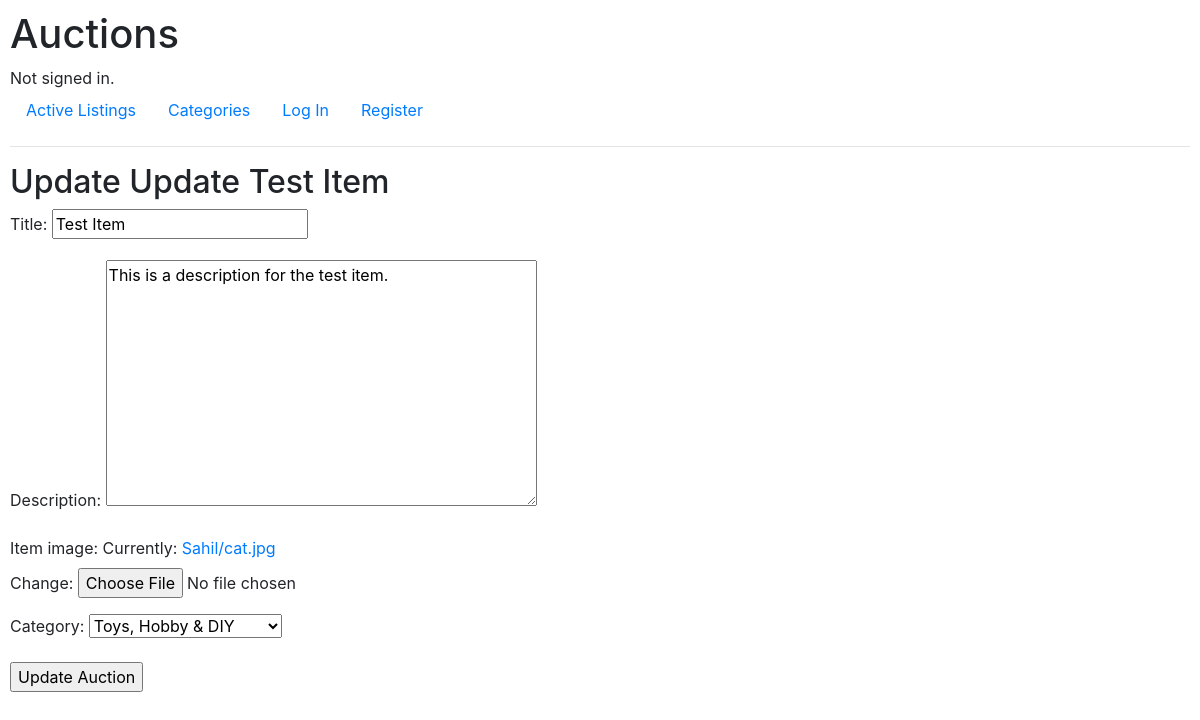
Before: /auction/5/update with the older database file.
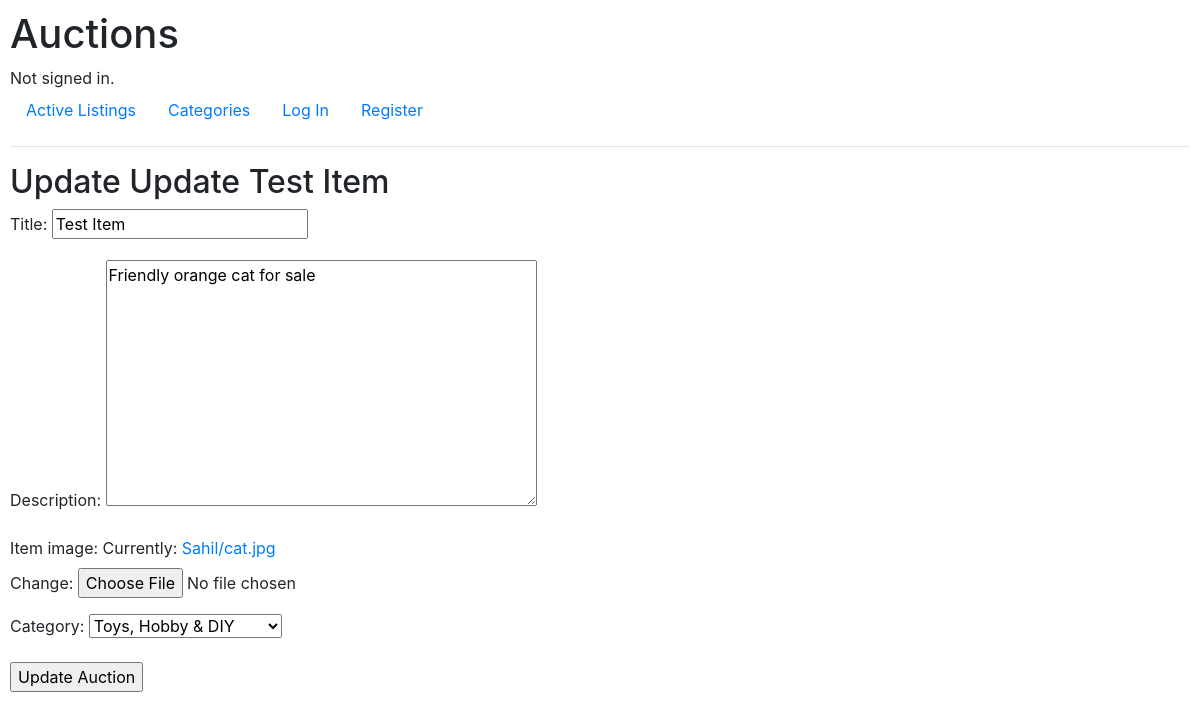
After: the same page with the newer database file.
### auctions/models.py (models this page shows, shortened)
class AuctionItem(models.Model):
    title = models.CharField(max_length=64)
    description = models.TextField()
    current_price = models.DecimalField(max_digits=8, decimal_places=2)
    item_image = models.ImageField(
        upload_to=get_image_path,
        default='default.png'
    )
    category = models.ForeignKey(
        Category,
        on_delete=models.SET_NULL,
        blank=True,
        null=True,
        related_name='auction_items'
    )
    creator = models.ForeignKey(
        User,
        on_delete=models.CASCADE,
        related_name='auctions_created'
    )
    is_active = models.BooleanField(default=True)
    winner = models.ForeignKey(
        User,
        on_delete=models.SET_NULL,
        blank=True,
        null=True,
        related_name='auctions_won'
    )
    creation_date = models.DateTimeField(auto_now_add=True)
    closing_date = models.DateTimeField(blank=True, null=True)
    last_modified = models.DateTimeField(auto_now=True)

### auctions/views.py (the view)
def update_auction_item(request, auction_id):
    try:
        auction_item = AuctionItem.objects.get(pk=auction_id)
    except ObjectDoesNotExist:
        pass
    has_bids = 1 if auction_item.bids.count() > 0 else 0
    if request.method == 'POST':
        auction_item_form = AuctionItemForm(
            request.POST, request.FILES, instance=auction_item, has_bids=has_bids)
        if auction_item_form.is_valid():
            auction_item_form.save()
            return render(request, "auctions/auction_view.html", {
                'auction_item': auction_item,
                'bid_form': BidForm(),
                'total_bids': auction_item.bids.count(),
                'comment_form': CommentForm(),
                'success_message': "Auction has been updated successfully"
            })
        else:
            return render(request, "auctions/update_auction.html", {
                'auction_item': auction_item,
                'auction_item_form': auction_item_form,
                'title': f"Error Updating {auction_item.title}"
            })
    else:
        auction_item_form = AuctionItemForm(
            instance=auction_item, has_bids=has_bids)
        return render(request, "auctions/update_auction.html", {
            'auction_item': auction_item,
            'auction_item_form': auction_item_form,
            'title': f"Update {auction_item.title}"
        })

### auctions/views.py
class AuctionItemForm(ModelForm):
    def __init__(self, *args, **kwargs):
        self.has_bids = kwargs.pop('has_bids', None)
        super(AuctionItemForm, self).__init__(*args, **kwargs)
        if self.has_bids is not None and self.has_bids == 1:
            del self.fields['current_price']
    class Meta:
        model = AuctionItem
        exclude = ['creator', 'is_active', 'winner',
                   'creation_date', 'closing_date']

### auctions/models.py (called while the page is built)
    def __str__(self):
        return f"{self.name}"

### auctions/templates/auctions/update_auction.html (shortened to what this page needs)
{% extends "auctions/layout.html" %}
{% block body %}
<h2>Update {{ title }}</h2>
<form action="{% url 'update_auction_item' auction_item.id %}" method="post">
    {{ auction_item_form.as_p }}
    <input type="submit" value="Update Auction">
</form>
{% endblock %}

Changed rows visible on the page:
changed AuctionItem "Test Item": description "This is a description for the test item." → "Friendly orange cat for sale"
